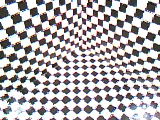
%> input picture labs/8/test_image_label.bmp, 160 x 120 px
$ octave calibration.m   (GNU Octave 9; MATLAB toolbox functions it lacks are replaced by stand-ins)
%> lines starting %> are read from the running program, lines starting %| are printed output that depends on the picture
### labs/project/calibration/project_line.m
function [v] = project_line(pc,M)
%%% Get the parameterized equation for a line p = v*t + v0 based on the
%%% camera coordinates pc and camera calibration matrix M.

m11 = M(1); m12 = M(4); m13 = M(7); m14 = M(10);
m21 = M(2); m22 = M(5); m23 = M(8); m24 = M(11);
m31 = M(3); m32 = M(6); m33 = M(9); m34 = M(12);

u = pc(1);
v = pc(2);

a1 = u*m31 - m11;
b1 = u*m32 - m12;
c1 = u*m33 - m13;
d1 = u*m34 - m14;

a2 = v*m31 - m21;
b2 = v*m32 - m22;
c2 = v*m33 - m23;
d2 = v*m34 - m24;


v = [...
    ((b2*c1)/(a2*b1 - a1*b2) - (b1*c2)/(a2*b1 - a1*b2));...
    (-((a2*c1)/(a2*b1 - a1*b2)) + (a1*c2)/(a2*b1 - a1*b2));...
    1 ...
    ];

v = -v / norm(v);
% v0 = [...
%     (b2*d1)/(a2*b1 - a1*b2) - (b1*d2)/(a2*b1 - a1*b2);...
%     -((a2*d1)/(a2*b1 - a1*b2)) + (a1*d2)/(a2*b1 - a1*b2);...
%     0 ...
%     ];
end

### labs/8/calibration.m
test_image_label = imread('test_image_label.bmp');
%> test_image_label is the input picture: size 120x160x3 uint8; mean R, G, B 178.3, 174.3, 177.3

imgpts1 = [
    80 47;
    75 50;
    71 53;
    67 55;
    80 42;
    75 45;
    71 48;
    67 50;
    79 37;
    74 40;
    70 43;
    66 46;
    79 32;
    75 35;
    70 38;
    66 40;
    ];

wrldpts1 = [
    1 0 1;
    2 0 1;
    3 0 1;
    4 0 1;
    1 0 2;
    2 0 2;
    3 0 2;
    4 0 2;
    1 0 3;
    2 0 3;
    3 0 3;
    4 0 3;
    1 0 4;
    2 0 4;
    3 0 4;
    4 0 4;
];

imgpts2 = [
    83 53
    80 56
    76 59
    71 62
    88 56
    85 59
    80 62
    76 65
    92 58
    89 62
    85 64
    81 68
    97 61
    93 64
    89 68
    85 71
];

wrldpts2 = [
    1 1 0
    2 1 0
    3 1 0
    4 1 0
    1 2 0
    2 2 0
    3 2 0
    4 2 0
    1 3 0
    2 3 0
    3 3 0
    4 3 0
    1 4 0
    2 4 0
    3 4 0
    4 4 0
];

imgpts3 = [
    87 46;
    91 49;
    96 52;
    100 54;
    87 42;
    92 45;
    95 47;
    101 50;
    87 37;
    91 40;
    96 42;
    101 45;
    87 32;
    92 35;
    96 37;
    101 39;
];

wrldpts3 = [
    0 1 1
    0 2 1
    0 3 1
    0 4 1
    0 1 2
    0 2 2
    0 3 2
    0 4 2
    0 1 3
    0 2 3
    0 3 3
    0 4 3
    0 1 4
    0 2 4
    0 3 4
    0 4 4
];

wrldpts = [wrldpts1; wrldpts2; wrldpts3]*8.5;
imgpts = [imgpts1; imgpts2; imgpts3];
%%
N = length(imgpts);

p = reshape(imgpts',[2*N 1]);

d = @(P,p) [...
    P(1) P(2) P(3) 1 0 0 0 0 -P(1)*p(1) -P(2)*p(1) -P(3)*p(1);...
    0 0 0 0 P(1) P(2) P(3) 1 -P(1)*p(2) -P(2)*p(2) -P(3)*p(2)];

D = zeros(N,11);

for i = 1:N

    Di = d(wrldpts(i,:),imgpts(i,:));
    D(2*i-1,:) = Di(1,:);
    D(2*i,:) = Di(2,:);

end

m = (inv(D'*D)*D')*p;

M = [m(1:4)'; m(5:8)'; m(9:11)' 1];

save('Mmatrix.mat','M');

A = M(1:3,1:3);
b = M(1:3,4);

a1 = A(1,:)';
a2 = A(2,:)';
a3 = A(3,:)';

a13 = cross(a1,a3);
a23 = cross(a2,a3);


rho = 1/norm(a3);
xc_o = rho^2 * (dot(a1,a3));
yc_o = rho^2 * (dot(a2,a3));
theta = acos(-(dot(a13,a23))/(norm(a13)*norm(a23)));
alpha_x = rho^2*norm(a13)*sin(theta);
alpha_y = rho^2*norm(a23)*sin(theta);

K = [alpha_x -alpha_x*cos(theta) xc_o;
    0 alpha_y/sin(theta) yc_o;
    0 0 1];

r3 = rho*a3;
r1 = a23/norm(a23);
r2 = cross(r3,r1);
t = rho*inv(K)*b;

R = [r1';r2';r3'];

S = [R t];
S = [S;0 0 0 1];

error = zeros(N,1);
proj_pts = zeros(N,2);
for i = 1:N
    projection = M * [wrldpts(i,:)'; 1];
    proj_pts(i,:) = projection(1:2)'/projection(3);

    err_vec = imgpts(i,:)' - proj_pts(i,:)';
    error(i) = dot(err_vec,err_vec);

end
mse = sum(error)/N;

P_camera_origin = inv(S)*[0;0;0;1];

close all;
image(test_image_label);
hold on;
axis equal;
plot(imgpts(:,1),imgpts(:,2),'r.','MarkerSize',20);
plot(proj_pts(:,1),proj_pts(:,2),'bo','MarkerSize',10,'LineWidth',3);
legend('Selected points','Projection of 3D points');
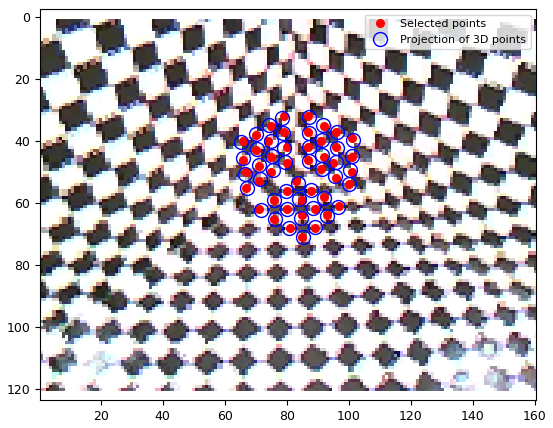
%> figure redrawn from the program's plot data

%% Test backward ray projectiong
close all;
figure;
hold on; view(3); grid on;
scatter3(wrldpts(:,1),wrldpts(:,2),wrldpts(:,3),200,'.');
scatter3(P_camera_origin(1), P_camera_origin(2), P_camera_origin(3),200,'x','LineWidth',3);
axis equal;

for i = 1:length(imgpts)
    [v] = project_line(imgpts(i,:),M);
    p1 = P_camera_origin(1:3);
    p2 = 250*v + p1;
    line_pts = [p1'; p2'];
    plot3(line_pts(:,1),line_pts(:,2),line_pts(:,3),'r','LineWidth',3);
end
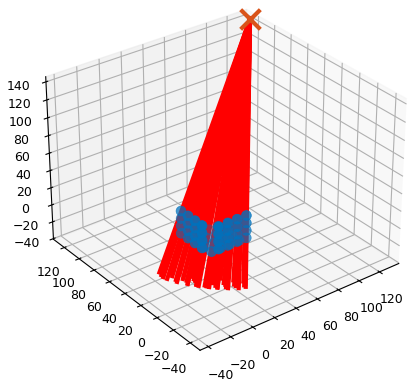
%> figure redrawn from the program's plot data
